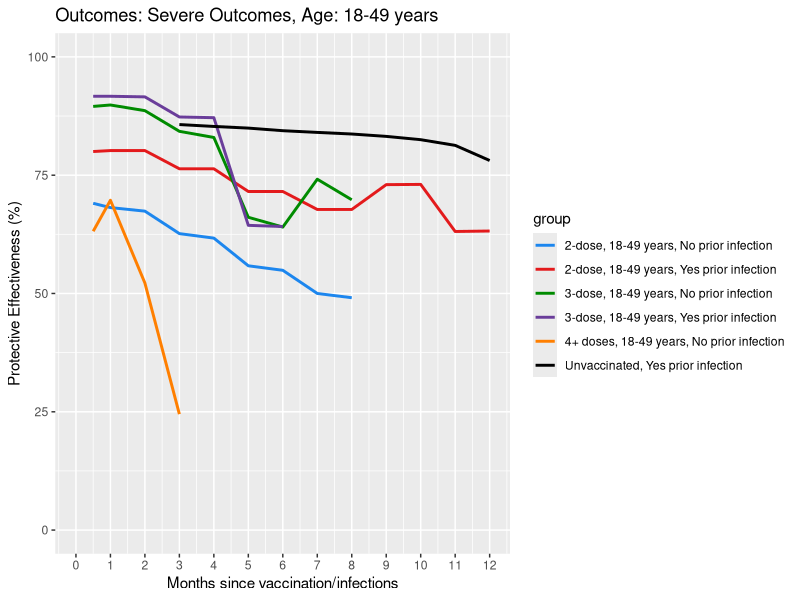
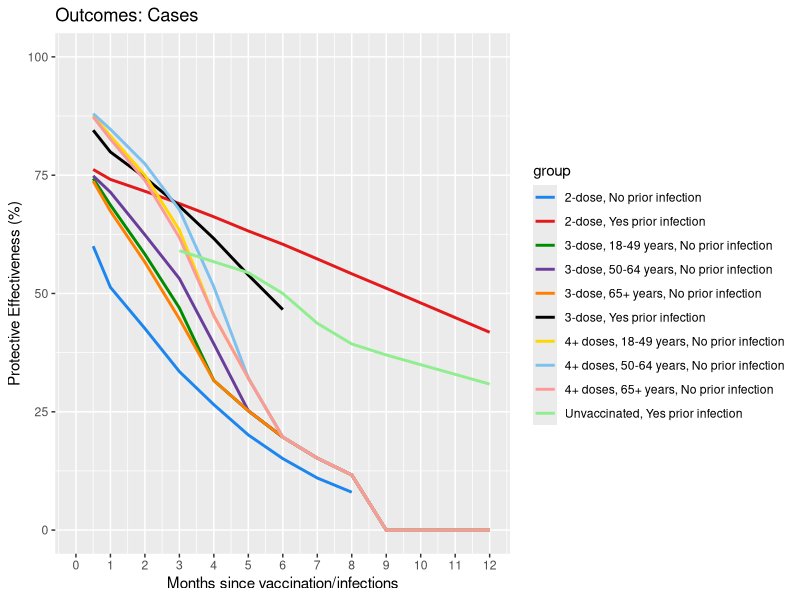
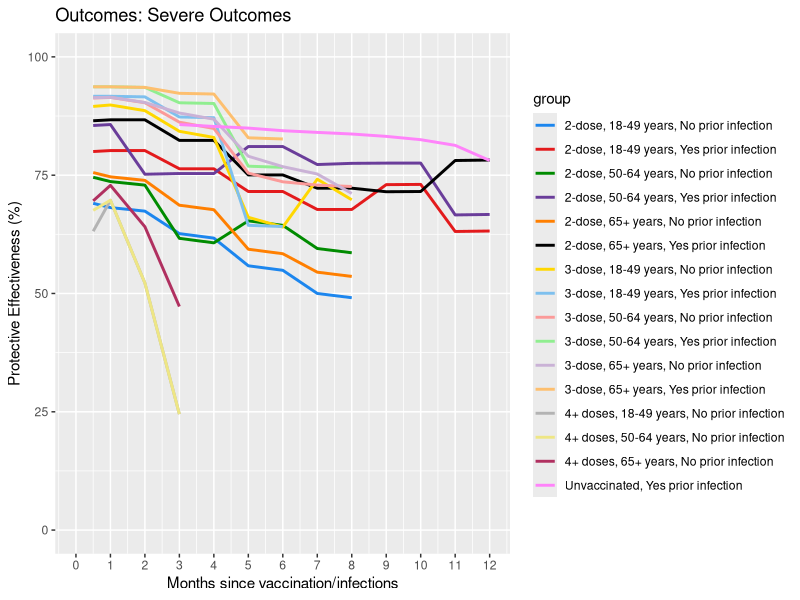

The R source for these figures, in order:
library(dplyr)
library(ggplot2)
library(readr)
library(tidyr)
library(lubridate)
library(reshape2)
library(stringr)


#####################################


relative_ve <- function(baseline, upper) {
  baseline_rr <- 1 - baseline
  upper_rr <- 1- upper
  relative_rr <- upper_rr / baseline_rr
  relative_ve <- 1 - relative_rr
  return(relative_ve)
}


absolute_ve <- function(relative_ve, absolute_ve) {
  relative_rr <- 1 - relative_ve
  absolute_rr_lower <- 1 - absolute_ve
  absolute_rr_upper <- relative_rr * absolute_rr_lower
  absolute_ve_upper <- 1 - absolute_rr_upper
  return(absolute_ve_upper)
}

absolute_ve(.23, .80)
relative_ve(.83, .90)



 #####################################
waning_data <- read.csv("waning_data_absolute.csv") 
  #select(-c(18:31))

plot_list = list()
counter <- 1
for (outcome in c("Cases", "Hospitalization", "Death")) {
  for(vaccine_status in unique(waning_data$Vaccine.Status)) {
    for(prior_inf in unique(waning_data$Prior.Infection)) {
      subset_data <- waning_data %>% filter(Outcome == outcome,
                                            Vaccine.Status == vaccine_status)
      # ,
      #                                       Prior.Infection == prior_inf)
      
      if(length(unique(subset_data$Month3)) != length(subset_data$Month3)) {
        subset_data <- subset_data[1,]
        ve_data <- data.frame(ve = as.numeric(as.vector(subset_data[c(5:17)])),
                              months = c(0.5, 1, 2, 3, 4, 5, 6, 7, 8, 9, 10, 11, 12))
        
        
        p <- ggplot(ve_data, aes(x = months, y = ve)) +
          geom_line(size = 1.5) +
          ggtitle(paste0("Outcomes: ", outcome, "\nVaccine Status: ", vaccine_status, "\nPrior Infection: ", prior_inf, "\nNot Age-Stratified")) +
          ylab("Protective Effectiveness (%)")+
          ylim(0, 100) +
          scale_x_continuous(name="Months since vaccination/infections", limits=c(0, 12), breaks = c(0, 1, 2, 3, 4, 5, 6, 7, 8, 9, 10, 11, 12))
        
       plot_list[[counter]] <- p
       counter <- counter + 1
      }
      
      else{
        melted_data <- melt(subset_data %>% select(Age, Month0.5:Month12)) %>%
          mutate(months = as.numeric(str_sub(as.character(variable), 6)))
        
        p <- ggplot(melted_data, aes(x = months, y = value, color = Age)) +
          geom_line(size = 1.5) +
          ggtitle(paste0("Outcomes: ", outcome, "\nVaccine Status: ", vaccine_status, "\nPrior Infection: ", prior_inf, "\nAge-Stratified")) +
          ylab("Protective Effectiveness (%)")+
          ylim(0, 100) +
          scale_x_continuous(name="Months since vaccination/infections", limits=c(0, 12), breaks = c(0, 1, 2, 3, 4, 5, 6, 7, 8, 9, 10, 11, 12))
        plot_list[[counter]] <- p
        counter <- counter + 1
      }
      
    }
    
  }
  
}

plot_list = list()
counter <- 1
for (outcome in c("Cases", "Severe Outcomes")) {
  
  subset_data <- waning_data %>% filter(Outcome == outcome) %>% select(Vaccine.Status, Age, Prior.Infection, Month0.5:Month12)
  
  removing_duplicates <- subset_data %>% add_count(Month0.5, Month6, Month12) %>% distinct(Month0.5, Month6,Month12, .keep_all = TRUE) %>% filter(n < 6)
  
  melted_data <- merge(melt(removing_duplicates %>% select(-n), id_vars = c("Vaccine.Status", "Age", "Prior.Infection", "n")) %>%
                         mutate(months = as.numeric(str_sub(as.character(variable), 6))),
                       removing_duplicates %>% select(Vaccine.Status, Age, Prior.Infection, n)) %>%
    mutate(group = ifelse(n == 3, 
                          paste0(Vaccine.Status, ", ", Prior.Infection, " prior infection"),
                          paste0(Vaccine.Status, ", ", Age, ", ", Prior.Infection, " prior infection")))
  
  p <- ggplot(melted_data, aes(x = months, y = value, color = group)) +
    geom_line(size = 1) +
    ggtitle(paste0("Outcomes: ", outcome)) +
    ylab("Protective Effectiveness (%)")+
    ylim(0, 100) +
    scale_x_continuous(name="Months since vaccination/infections", limits=c(0, 12), breaks = c(0, 1, 2, 3, 4, 5, 6, 7, 8, 9, 10, 11, 12)) +
    scale_color_manual(values = c(
      "dodgerblue2", "#E31A1C", # red
      "green4",
      "#6A3D9A", # purple
      "#FF7F00", # orange
      "black", "gold1",
      "skyblue2", "#FB9A99", # lt pink
      "palegreen2",
      "#CAB2D6", # lt purple
      "#FDBF6F", # lt orange
      "gray70", "khaki2",
      "maroon", "orchid1", "deeppink1", "blue1", "steelblue4",
      "darkturquoise", "green1", "yellow4", "yellow3",
      "darkorange4", "brown"
    ))
  
  plot_list[[counter]] <- p
  counter <- counter + 1

  
}



pdf("plots_combined_absoluteVE.pdf")
for (i in 1:(counter - 1)) {
  print(plot_list[[i]])
}
dev.off()



subset_data <- waning_data %>% filter(Outcome == "Severe Outcomes") %>% select(Vaccine.Status, Age, Prior.Infection, Month0.5:Month12)

removing_duplicates <- subset_data %>% add_count(Month0.5, Month3, Month6, Month12) %>% distinct(Month0.5, Month3,Month6,Month12, .keep_all = TRUE) %>% filter(n < 6,
                                                                                                                                                #case_when((Vaccine.Status %in% c("Unvaccinated", "2-dose")) | (Vaccine.Status == "3-dose" & Prior.Infection == "Yes") ~ Age == "18-49 years", 
                                                                                                                                                case_when((Vaccine.Status %in% c("Unvaccinated"))~ Age == "18-49 years",
                                                                                                                                                         T ~ Age == "18-49 years"))

melted_data <- merge(melt(removing_duplicates %>% select(-n), id_vars = c("Vaccine.Status", "Age", "Prior.Infection", "n")) %>%
                       mutate(months = as.numeric(str_sub(as.character(variable), 6))),
                     removing_duplicates %>% select(Vaccine.Status, Age, Prior.Infection, n)) %>%
  mutate(group = ifelse(n == 3, 
                        paste0(Vaccine.Status, ", ", Prior.Infection, " prior infection"),
                        paste0(Vaccine.Status, ", ", Age, ", ", Prior.Infection, " prior infection")))

ggplot(melted_data, aes(x = months, y = value, color = group)) +
  geom_line(size = 1) +
  ggtitle(paste0("Outcomes: ", "Severe Outcomes, Age: 18-49 years")) +
  ylab("Protective Effectiveness (%)")+
  ylim(0, 100) +
  scale_x_continuous(name="Months since vaccination/infections", limits=c(0, 12), breaks = c(0, 1, 2, 3, 4, 5, 6, 7, 8, 9, 10, 11, 12)) +
  scale_color_manual(values = c(
    "dodgerblue2", "#E31A1C", # red
    "green4",
    "#6A3D9A", # purple
    "#FF7F00", # orange
    "black", "gold1",
    "skyblue2", "#FB9A99", # lt pink
    "palegreen2",
    "#CAB2D6", # lt purple
    "#FDBF6F", # lt orange
    "gray70", "khaki2",
    "maroon", "orchid1", "deeppink1", "blue1", "steelblue4",
    "darkturquoise", "green1", "yellow4", "yellow3",
    "darkorange4", "brown"
  ))



#####################################
library(metafor)
